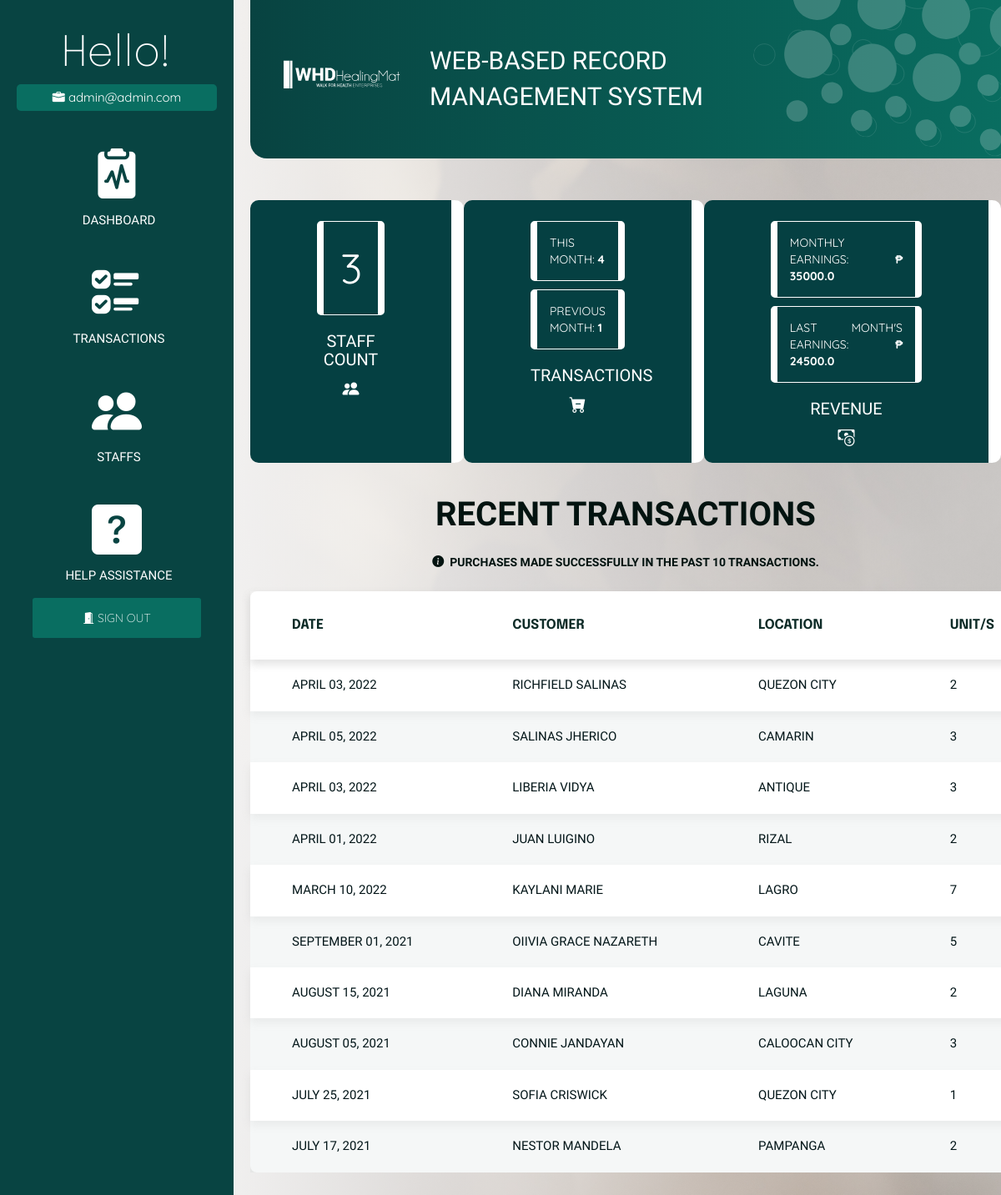
Before: /dashboard (signed in) with the older database file.
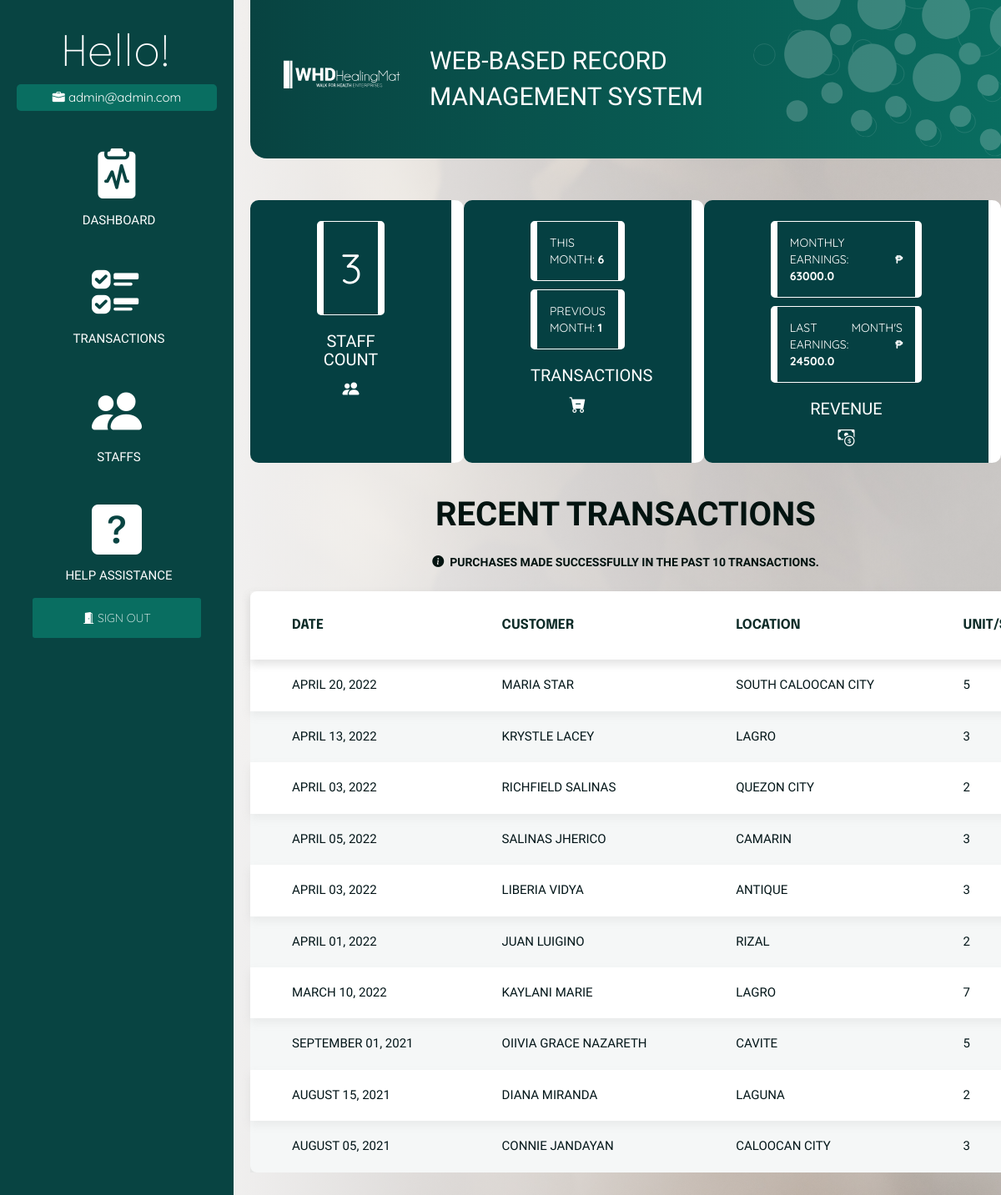
After: the same page with the newer database file.
### models.py (models this page shows, shortened)
class Staff(db.Model):
    __tablename__ = 'staff'
    staff_id = db.Column(db.Integer, primary_key=True)
    staff_email = db.Column(db.String(200), unique=True)
    staff_password = db.Column(db.String(200), nullable=False)

class Transaction(db.Model):
    __tablename__ = 'transaction'
    cust_id = db.Column(db.Integer, primary_key=True)
    cust_firstname = db.Column(db.Text)
    cust_lastname = db.Column(db.Text)
    trans_date = db.Column(db.Date)
    trans_location = db.Column(db.Text)
    prod_id = db.Column(db.Integer)
    trans_quantity = db.Column(db.Integer)

### blueprint/dashboard.py (the view)
@dashboard_bp.route('/dashboard')
def dashboard():
    if not is_authenticated():
        return redirect(url_for('auth_bp.login_page'))
    date_now = datetime.utcnow()
    year_now = date_now.year
    month_now = date_now.month
    prev_month = month_now - 1
    this_year = extract('year', Transaction.trans_date) == year_now
    this_month = extract('month', Transaction.trans_date) == month_now
    this_prev_month = extract('month', Transaction.trans_date) == prev_month
    staff_count = len(Staff.query.all())
    trans_month_count = len(
        Transaction.query.filter(this_year, this_month).all())
    prev_trans_month_count = len(
        Transaction.query.filter(this_year, this_prev_month).all())
    prod_trans_data = Transaction.query \
        .join(Product, Transaction.prod_id == Product.prod_id) \
        .with_entities(
            Transaction.trans_quantity,
            Product.prod_retail_price
        ) \
        .filter(Transaction.prod_id == Product.prod_id)
    prod_month_data = prod_trans_data.filter(this_year, this_month).all()
    prod_prev_month_data = prod_trans_data.filter(
        this_year, this_prev_month).all()
    recent_trans_data = Transaction.query\
        .order_by(Transaction.cust_id.desc())\
        .join(Product, Transaction.prod_id == Product.prod_id)\
        .with_entities(
            Product.prod_retail_price,
            Transaction.cust_firstname,
            Transaction.cust_lastname,
            Transaction.trans_location,
            Transaction.trans_date,
            Transaction.trans_quantity
        )\
        .filter(Transaction.prod_id == Product.prod_id)\
        .limit(10)\
        .all()
    prod_month_total_earn = 0
    for item in prod_month_data:
        prod_month_total_earn += item[0] * item[1]
    prod_prev_month_total_earn = 0
    for item in prod_prev_month_data:
        prod_prev_month_total_earn += item[0] * item[1]
    data = {
        "staff_count": staff_count,
        "trans_month_count": trans_month_count,
        "prev_trans_month_count": prev_trans_month_count,
        "prod_month_total_earn": prod_month_total_earn,
        "prod_prev_month_total_earn": prod_prev_month_total_earn,
        "recent_trans_data": recent_trans_data,
        "datetime": datetime
    }
    return render_template('auth/dashboard_page.html', data=data)

### helper/functions.py (called while the page is built)
def is_authenticated():
    if session.get('signedin'):
        return True
    return False

### templates/auth/dashboard_page.html (shortened to what this page needs)
{% extends 'auth/auth_base.html' %}
{% block head %}
<link rel="stylesheet" href="{{ url_for('static', filename='css/dashboard.css') }}">
<link rel="stylesheet" href="{{ url_for('static', filename='css/transaction.css') }}">
{% endblock %}
{% block body %}
<div class="dashboard">
    <div class="item">
        <p id="staff-no">{{ data['staff_count'] }}</p>
        <h2>STAFF COUNT</h2><i id="logo-items" class="bi bi-people-fill"></i>
    </div>
    <div class="item">
        <p>THIS MONTH: <b>{{ data['trans_month_count'] }}</b></p>
        <p>PREVIOUS MONTH: <b>{{ data['prev_trans_month_count'] }}</b></p>
        <h2>TRANSACTIONS</h2><i id="logo-items" class="bi bi-cart-dash-fill"></i>
    </div>
    <div class="item">
        <p>MONTHLY EARNINGS: <b>₱ {{ data['prod_month_total_earn'] }}</b></p>
        <p>LAST MONTH'S EARNINGS: <b>₱ {{ data['prod_prev_month_total_earn'] }}</b></p>
        <h2>REVENUE</h2><i id="logo-items" class="bi bi-cash-coin"></i>
        <br>
    </div>
</div>
    <div>
        <br>
        <h2 id="tip-h-1">RECENT TRANSACTIONS</h2>
        <p id="tip-1"><span><i class="bi bi-info-circle-fill"></i></span>
            &nbsp;PURCHASES MADE SUCCESSFULLY IN THE PAST 10 TRANSACTIONS.</p>
        <table class="spec-tbl">
        <thead>
            <tr>
                <th>DATE</th>
                <th>CUSTOMER</th>
                <th>LOCATION</th>
                <th>UNIT/S</th>
            </tr>
        </thead>
            <tbody>
            {% for item in data['recent_trans_data'] %}
            <tr id="tr-shadow">
                <td>{{ (data['datetime']).strftime(item[4], "%B %d, %Y") }}</td>
                <td>{{ item[1] }} {{ item[2] }}</td>
                <td>{{ item[3] }}</td>
                <td>{{ item[5] }}</td>
            </tr>
            {% endfor %}
        </tbody>
        </table>
    </div>
{% endblock %}

### templates/auth/auth_base.html (shortened to what this page needs)
<!DOCTYPE html>
<html lang="en">
    <head>
        <link rel="stylesheet" href="{{ url_for('static', filename='css/auth.css') }}">
        <link rel="stylesheet" href="https://pro.fontawesome.com/releases/v5.10.0/css/all.css"/>
        <link rel="stylesheet" href="https://maxcdn.bootstrapcdn.com/bootstrap/3.3.7/css/bootstrap.min.css">
        <link rel="stylesheet" href="https://cdn.jsdelivr.net/npm/bootstrap-icons@1.8.1/font/bootstrap-icons.css">
        {% block head %}
        {% endblock %}
    </head>
<body>
<div class="wrapper">
    <div class="sidebar">
        <span id="h1">Hello!</span>
        <span id="h1-data"><i class="bi bi-briefcase-fill"></i>&nbsp{{ session['email'] }}</span>
        <div class="cont">
                <a href="/dashboard" id="cont-sect">
                    <i class="bi bi-clipboard2-pulse-fill" id="auth-logo"></i>
                    <span id="auth-lbl">DASHBOARD</span></a>
                <a href="/transaction" id="cont-sect">
                    <i class="bi bi-ui-checks" id="auth-logo"></i>
                        <span id="auth-lbl">TRANSACTIONS</span></a>
                <a href="/staff" id="cont-sect">
                    <i class="bi bi-people-fill" id="auth-logo"></i>
                        <span id="auth-lbl">STAFFS</span></a>
                <a href="/help" id="cont-sect">
                    <i class="bi bi-question-square-fill" id="auth-logo"></i>
                        <span id="auth-lbl">HELP ASSISTANCE</span></a>
        <div class="logout">
            <a href="/logout">
                <i class="bi bi-door-open-fill"></i>
                SIGN OUT
            </a>
        </div>
        </div>
    </div>
    <div class="main">
        <div class="main--header">
            <image class="logo-svg" src="{{ url_for('static', filename='images/logo-head-web.svg') }}"></image>
            <span id="title">WEB-BASED RECORD MANAGEMENT SYSTEM</span>
            <image class="bg-head-svg" src="{{ url_for('static', filename='images/bubbles.svg') }}"></image>
        </div>
        <div class="main--content">
            {% block body %}
            {% endblock %}
        </div>
    </div>
</div>
</body>
</html>

### static/css/auth.css (style rules this page uses)
body { image-rendering: -webkit-optimize-contrast; background-image: linear-gradient(to left, rgba(215, 215, 215, 0.43) 20%, rgb(250, 250, 250) 90%), url("/static/images/dashboard-bg.jpg"); background-size: cover; }
.wrapper .sidebar { width: 20em; height: 100%; padding: 30px 20px; background: #084442; }
.sidebar { display: flex; position: fixed; flex-direction: column; }
#h1 { font-size: 50px; text-align: center; font-family: 'Epilogue', sans-serif; font-weight: 200; color: white; }
#h1-data { text-align: center; font-size: 15px; margin-bottom: 30px; font-family: 'Quicksand', sans-serif; color: white; border-radius: 5px; padding: 5px 20px 5px 20px; background: #096e61; }
.cont { text-align: center; display: flex; flex-direction: column; }
#cont-sect { color: inherit; !important; text-decoration: none !important; outline: none; !important; padding: 5px; display: flex; flex-direction: column; margin-bottom: 25px; }
#auth-logo { font-size: 60px; color: white; }
#auth-lbl { font-family: 'Heebo', sans-serif; color: white; font-size: 15px; font-weight: 300; margin-left: 5px; }
.logout a { border: none; outline: none; border-radius: 3px; padding: 15px 60px 15px 60px; color: white; font-family: 'Quicksand', sans-serif; font-weight: 200; background: #096e61; text-decoration: none !important; outline: none; !important; }
.main { overflow: hidden; }
.wrapper .main { width: 100%; padding: 0px 0px 0px 300px; overflow: hidden; }
.wrapper .main--header { display: flex; flex-direction: row; align-items: center; border-bottom-left-radius: 20px; margin: 0px 0px 20px 0px; padding: 20px; background: linear-gradient(to right, #084341, #096d60); overflow: hidden; }
#title { color: white; font-family: 'Heebo', sans-serif; margin-left: 5px; font-size: 30px; }
.logo-svg { display: flex; overflow: hidden; padding: 0 20px; width: auto; height: 80px; filter: brightness(0) invert(1); }
.bg-head-svg { height: 250px; width: auto; mix-blend-mode: normal; margin-top: -100px; margin-right: -80px; margin-left: auto; border-radius: 4px; transform: rotate(8.44deg); opacity: 20%; }
.wrapper .main--content { color: white; }

### static/css/dashboard.css (style rules this page uses)
.dashboard { display: flex; flex-direction: row; text-align: center; }
.item { overflow: hidden; background: rgb(5, 64, 66); margin-top: 30px; padding: 15px 80px 15px 80px; border-radius: 10px; border-right: #ffffff solid 15px; margin-left: auto; margin-right: auto; }
#logo-items { font-size: 20px; }
p { margin-top: 10px; text-align: justify; padding: 15px; border-radius: 5px; border: white solid 1px; border-left: white solid 8px; border-right: white solid 8px; font-family: 'Quicksand', sans-serif; }
b { font-family: 'Quicksand', sans-serif; }
h2 { font-family: 'Heebo', sans-serif; font-size: 20px; font-weight: 200; }
#staff-no { text-align: center; padding: 20px; font-size: 50px; }
#tip-h-1 { font-size: 40px; }
#tip-1, #tip-h-1 { border: none; font-family: 'Heebo', sans-serif; font-weight: bold; text-align: center; color: #031310; }
.spec-tbl { margin: 0 auto 30px auto; width: 80em; }

### static/css/transaction.css (style rules this page uses)
table { border-collapse: collapse; background: white; border-radius: 8px; margin-bottom: 30px; margin-left: auto; margin-right: auto; }
thead { box-shadow: 0 5px 10px rgba(157, 156, 156, 0.2); }
tr:nth-child(even) { background: rgba(5, 63, 65, 0.04); }
tr:nth-child(odd) { box-shadow: 0 5px 10px rgba(157, 156, 156, 0.13); }
th { padding: 30px 50px; font-size: 16px; font-family: 'Epilogue', sans-serif; text-transform: uppercase; color: #0e2c28; }
td { padding: 20px 50px; font-family: Assistant, sans-serif; font-size: 15px; text-transform: uppercase; color: #021518; }
a { color: black; }

### static/css/global.css (style rules this page uses)
* { margin: 0; padding: 0; box-sizing: border-box; font-family: sans-serif; list-style: none; text-decoration: none; user-select: none; -webkit-user-drag: none; }
img { pointer-events: none; }
html { scroll-behavior: smooth; }
a { outline: 0 !important; text-decoration: none !important; }

Changed rows visible on the page:
no longer on this page (row unchanged): Transaction: trans_date "JULY 25, 2021", cust_firstname "SOFIA", cust_lastname "CRISWICK", trans_location "QUEZON CITY", trans_quantity "1"
removed Transaction: trans_date "JULY 17, 2021", cust_firstname "NESTOR", cust_lastname "MANDELA", trans_location "PAMPANGA", trans_quantity "2"
added Transaction: trans_date "APRIL 20, 2022", cust_firstname "MARIA", cust_lastname "STAR", trans_location "SOUTH CALOOCAN CITY", trans_quantity "5"
added Transaction: trans_date "APRIL 13, 2022", cust_firstname "KRYSTLE", cust_lastname "LACEY", trans_location "LAGRO", trans_quantity "3"
Other visible differences:
{{ data['trans_month_count'] }}: "4" → "6"
{{ data['prod_month_total_earn'] }}: "35000.0" → "63000.0"
